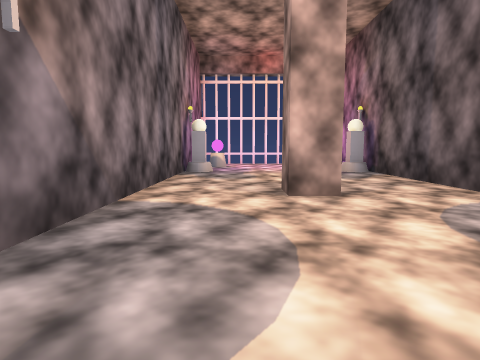
View 1 (above)

12 first-person views from a walk through a Godot game level. The camera is 1.3 m above the floor, tilts 6° down and sees 75° across. The floor is counted in squares, 2 m on a side. Each view is taken from the middle of a square. On the plan, view 1 faces up. The plan holds only what a view shows up to about 10 squares ahead; the rest is blank. Characters and animated objects are not drawn.

View 2
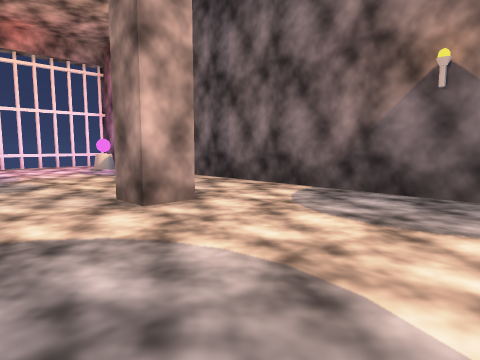

View 3
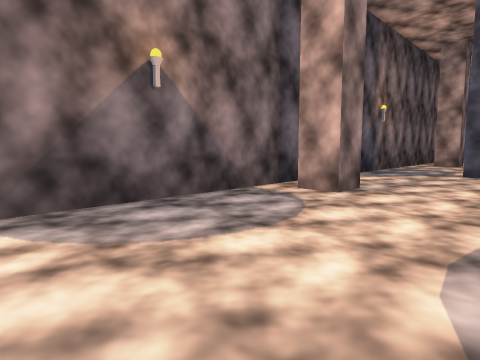

View 4
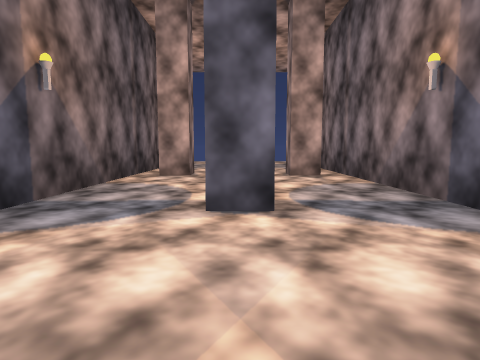

View 5
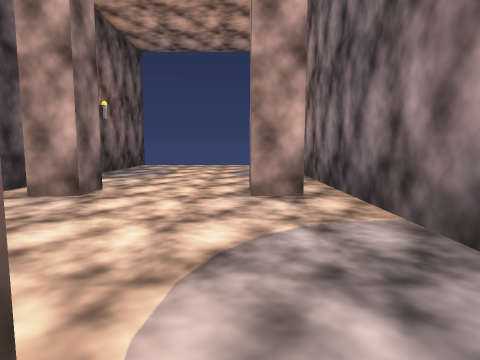

View 6
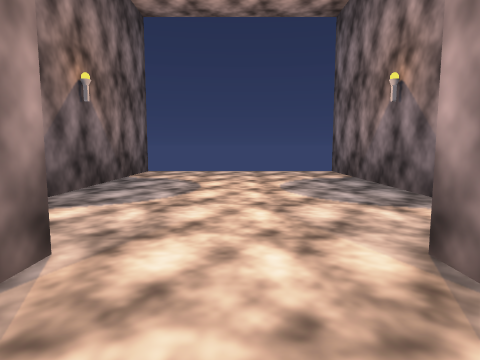

View 7
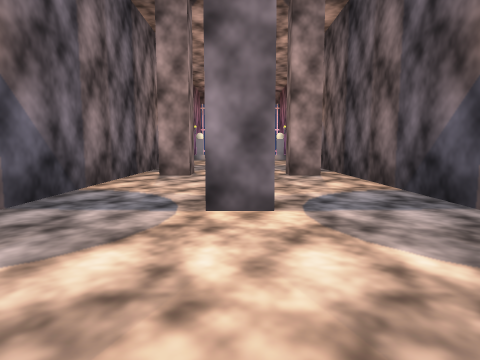

View 8
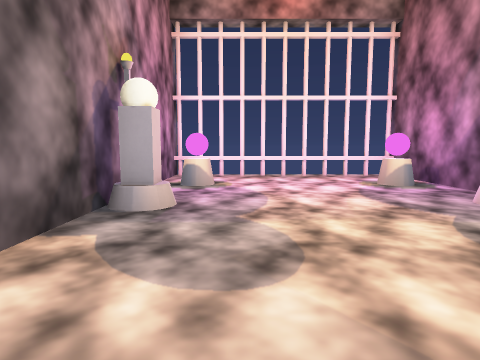

View 9
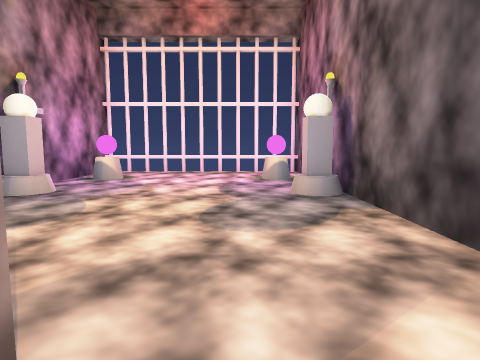

View 10
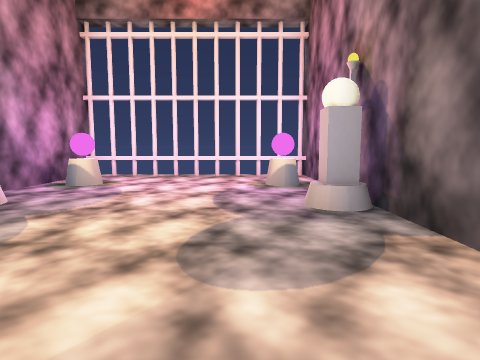

View 11
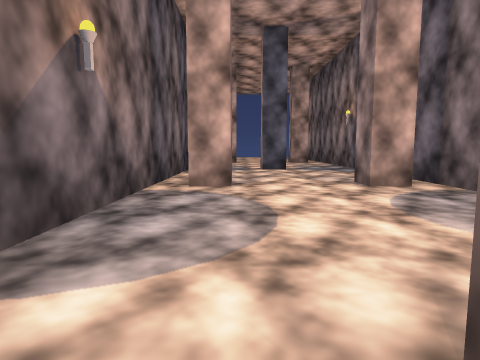

View 12
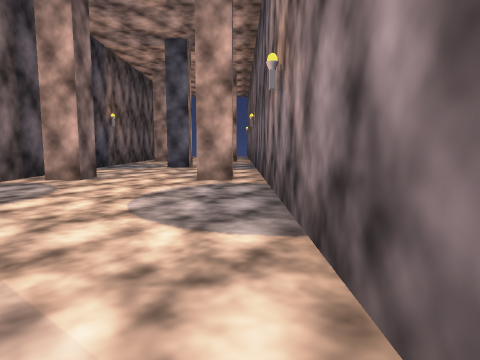

### Floor plan
Points are (right, up) in squares from view 1. A wall is a line through its corners. A room is listed if a view was taken in it or the views show most of it. See-through windows are left out.
Room 1 (views 1, 2, 3, 4, 5, 6, 7, 8, 9, 10, 11, 12)
walls: (2.9, -0.9) (2.1, -0.9) (2.1, -0.2) (2.9, -0.2); (0.6, -4.2) (1.4, -4.2) (1.4, -4.9) (0.6, -4.9); (1.4, 4.9) (1.4, 4.1) (0.7, 4.1) (0.7, 4.9); (2.1, -8.9) (2.1, -8.1) (2.9, -8.1); (3.5, -15.5) (3.5, 12.5); (-1.5, 12.5) (-1.5, -15.5)
low walls: (3.5, 12.1) (-1.5, 12.1)
ways out: gap at (1, 12)
objects: turret (-1, 9); orb (-1, 11); turret (3, 9); orb (3, 11)

Positions as (right, up) in squares from view 1, and headings:
1: (0, 0), facing up
2: (-1, 1), facing up-right
3: (0, 4), facing down-right
4: (1, -1), facing down
5: (0, -4), facing down
6: (1, -7), facing down
7: (1, -8), facing up
8: (0, 5), facing up
9: (2, 4), facing up
10: (2, 5), facing up
11: (2, 5), facing down
12: (-1, 6), facing down
